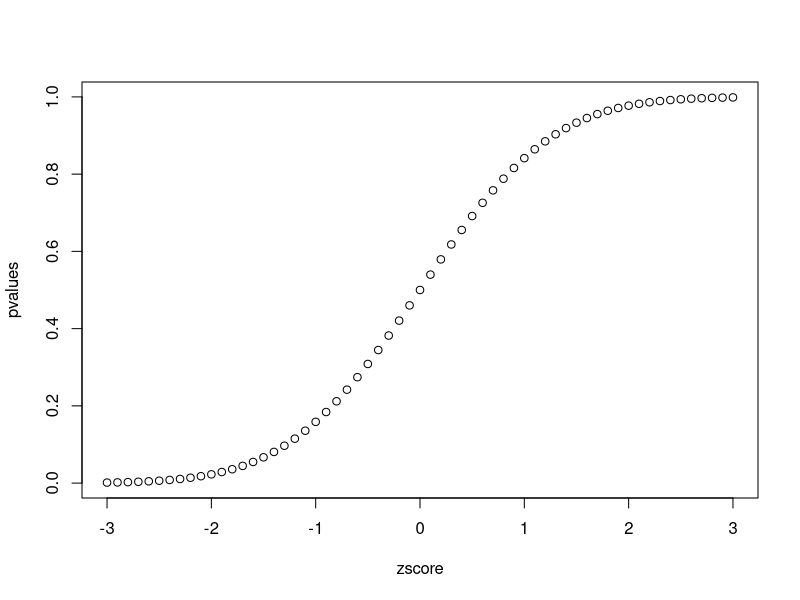
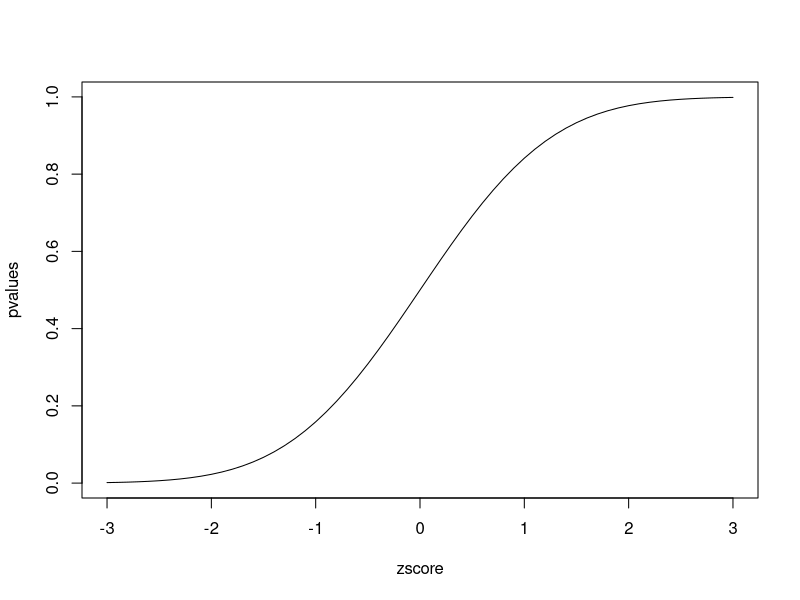
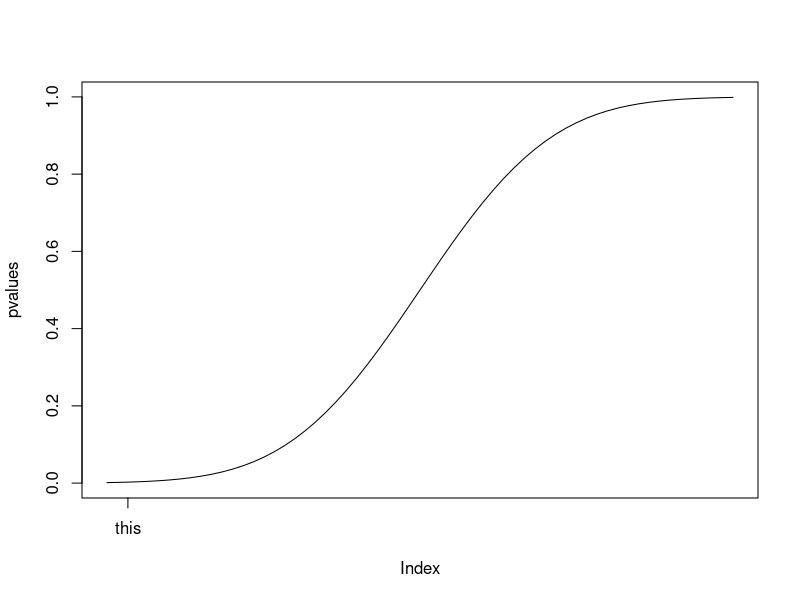
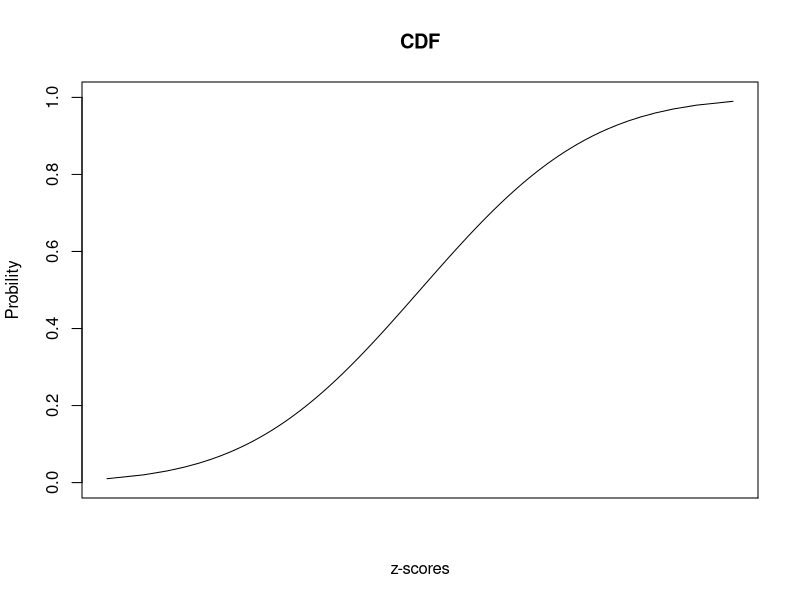

Write R code to recreate these figures, in order.
## ---- chunk 1
# 第一型
zscore<-seq(-3,3,0.1)
pvalues<-pnorm(zscore)
plot(zscore,pvalues)
## ---- chunk 2
# 第二型
zscore<-seq(-3,3,0.1)
pvalues<-pnorm(zscore)
plot(zscore,pvalues,type="l")
## ---- chunk 3
# 第三型(待偵錯)
zscore<-seq(-3,3,0.1)
pvalues<-pnorm(zscore)
plot(pvalues,type="l",xaxt="n")
oo<-rep(F,length(zscore))
oo[3]<-T

axis(1,at=which(oo),label="this")
## ---- chunk 4

uu<-seq(0,1,length=100)
#從0~1生成100筆等間隔數據
uu<-uu[c(-1,-100)]
# uu[c(-1,-100)]表刪除掉uu數列中第1筆與第100筆資料
z_scores<-qnorm(uu)
pvalues<-pnorm(z_scores)
plot(z_scores,pvalues,type="l",xlab="z-scores",
     ylab="Probility",xaxt="n",main="CDF",
     ylim=c(0.0,1.0))

axis(1,at=which(round(pvalues,2)==0.2),label=round(qnorm(0.2),2))
# 如果要把y軸改成間隔0.1？axis(2,0.1)失敗

## ---- chunk 5
# Z分數-1~1佔0.68
right<-pnorm(1)
left<-pnorm(-1)
print(right-left)
## ---- chunk 6
# Z分數-2~2佔0.95
right<-pnorm(2)
left<-pnorm(-2)
print(right-left)
## ---- chunk 7
# Z分數-k~k信賴區間公式化
percentbysd<-function(sd){
  right<-pnorm(sd)
  left<-pnorm(-sd)
  return(right-left)
}
percentbysd(1)
percentbysd(2)
percentbysd(3)
## ---- chunk 8
# 第一型
myfilter<-function(x){
  rst<-x<=0.2
  le2<-x[rst]
  rst2<-le2>=-0.2
  xx<-le2[rst2]
  return(xx)
}
x<-rnorm(10)
myfilter(x)
## ---- chunk 9
# 第二型
myfilter<-function(x,min,max){
  rst<-x<=max
  le2<-x[rst]
  rst2<-le2>=min
  xx<-le2[rst2]
  return(xx)
}
x<-rnorm(10)
myfilter(x,min=-0.2,max=0.2)
## ---- chunk 10
# 第三型
myfilter<-function(x,min,max){
  rst<-x<=max
  le2<-x[rst]
  rst2<-le2>=min
  xx<-le2[rst2]
  return(xx)
}
x<-rnorm(10)
myfilter(x,-0.2,0.2)
## ---- chunk 11
# 第四型
myfilter<-function(x){
  le2<-x[x<=0.2]
  xx<-le2[le2>=-0.2]
  return(xx)
}
x<-rnorm(10)
myfilter(x)
## ---- chunk 12
# poisson分配以lambda=2的情況下挑30個數
x<-rpois(30,2)
#列出x
x
#被2整除=T，不被2整除=F
x%%2==0
#挑出被2整除的x
x[x%%2==0]
#挑出被2整除的x是在第幾個
which(x%%2==0)

geteven<-function(v){
  return(v[v%%2==0])
}
x
geteven(x)
